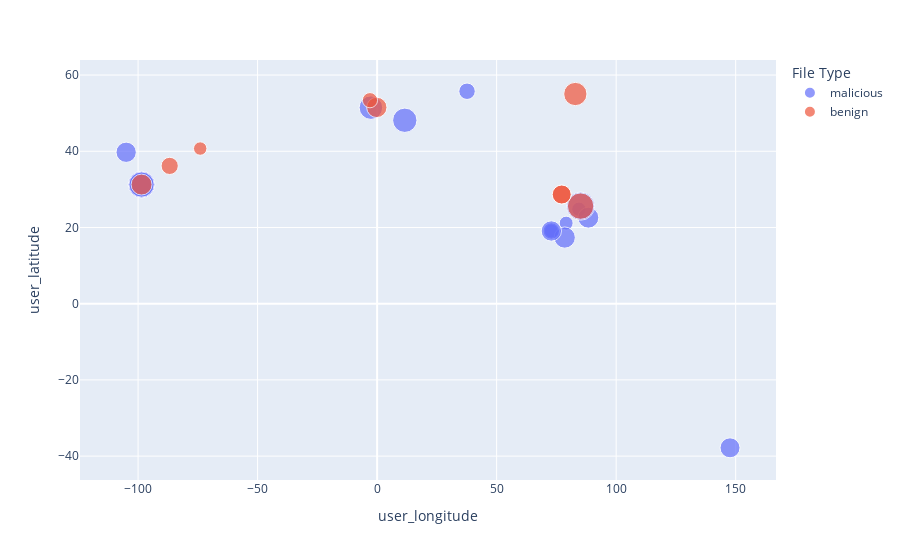

Notebook code for this chart:
### Code cell
fig = px.scatter(data, x='user_longitude', y='user_latitude', size='User_Age', color='File_type', hover_name='User_Name')

# Add a legend title
fig.update_layout(legend_title_text='File Type')

# Show the plot
fig.show()

### Figure 1 — Plotly figure (JSON) as saved in the notebook; plotly's stock layout.template omitted (floating-point values rounded to 4 significant figures)
{"data": [{"hovertemplate": "<b>%{hovertext}</b><br><br>File_type=malicious<br>user_longitude=%{x}<br>user_latitude=%{y}<br>User_Age=%{marker.size}<extra></extra>", "hovertext": ["Abhiroop Sarkar", "Saurabh Barse", "Adnan Quraishee", "Dylan O Brien", "Samuel Dhobiwala", "Wasim Chunawala", "Karim Slyvester", "Sawyam Rana", "Barry Singh", "Darpan Mishra", "Daisy Kumar", "Alonso Sinha", "Sohail Jansen", "Emily Shekhar", "Warim Khan", "Jeremy Dalwani"], "legendgroup": "malicious", "marker": {"color": "#636efa", "size": [15, 16, 15, 31, 46, 34, 56, 62, 43, 35, 21, 49, 21, 32, 45, 32], "sizemode": "area", "sizeref": 0.155, "symbol": "circle"}, "mode": "markers", "name": "malicious", "orientation": "v", "showlegend": true, "type": "scatter", "x": [72.88, 84.41, 79.08, 147.6, 11.58, 88.36, -98.55, 85.12, -2.597, 78.47, 37.62, -98.55, 72.88, -105.0, null, 72.88], "xaxis": "x", "y": [19.08, 24.79, 21.15, -37.83, 48.14, 22.57, 31.26, 25.61, 51.45, 17.36, 55.75, 31.26, 19.08, 39.74, null, 19.08], "yaxis": "y"}, {"hovertemplate": "<b>%{hovertext}</b><br><br>File_type=benign<br>user_longitude=%{x}<br>user_latitude=%{y}<br>User_Age=%{marker.size}<extra></extra>", "hovertext": ["Ram Kumar Badodiya", "Laura Dhawan", "Tom Pamecha", "Karen Shetty", "Rahul Wan", "Ramesh Sterling", "Rohini Sanders", "Avina Tandon", "Avina Tandon"], "legendgroup": "benign", "marker": {"color": "#EF553B", "size": [54, 32, 42, 34, 14, 18, 23, 28, 28], "sizemode": "area", "sizeref": 0.155, "symbol": "circle"}, "mode": "markers", "name": "benign", "orientation": "v", "showlegend": true, "type": "scatter", "x": [85.12, -0.1277, 82.92, -98.55, -74.01, -2.992, -86.77, 77.22, 77.22], "xaxis": "x", "y": [25.61, 51.51, 55.03, 31.26, 40.71, 53.41, 36.16, 28.65, 28.65], "yaxis": "y"}], "layout": {"legend": {"itemsizing": "constant", "title": {"text": "File Type"}, "tracegroupgap": 0}, "margin": {"t": 60}, "xaxis": {"anchor": "y", "domain": [0, 1], "title": {"text": "user_longitude"}}, "yaxis": {"anchor": "x", "domain": [0, 1], "title": {"text": "user_latitude"}}}}
